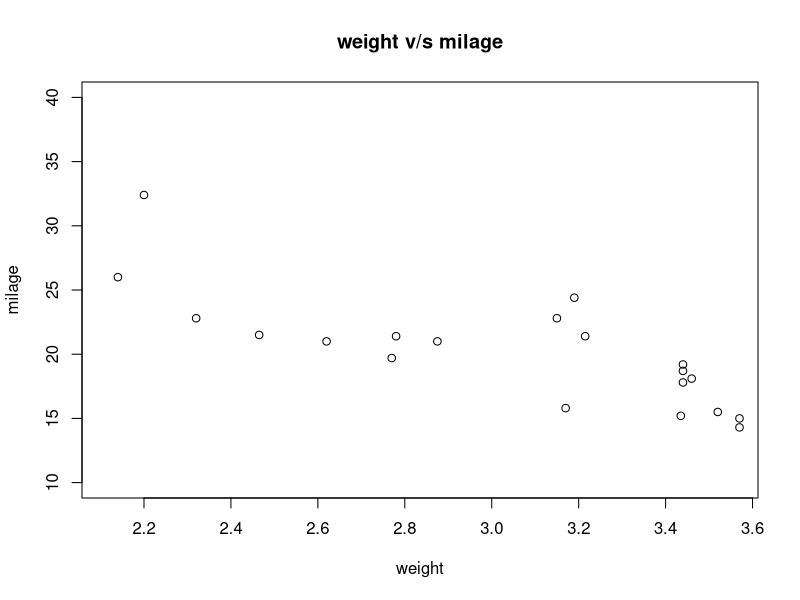
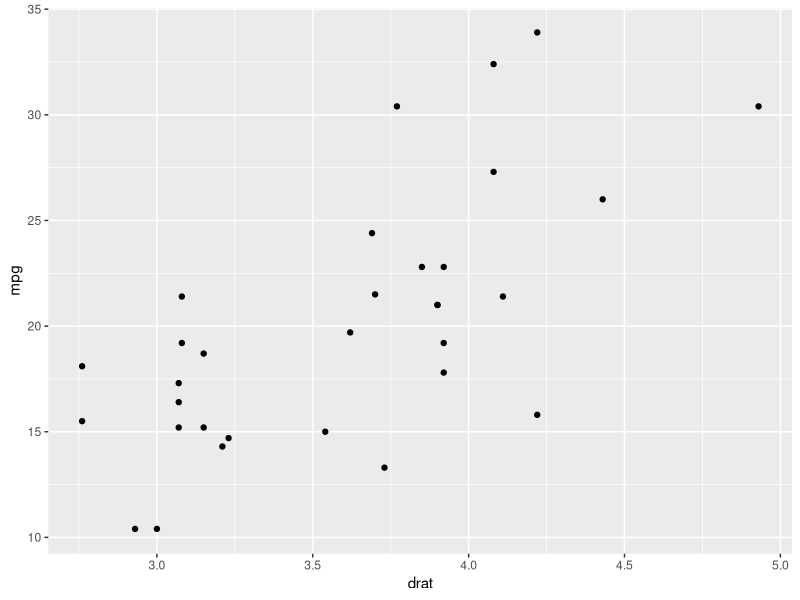
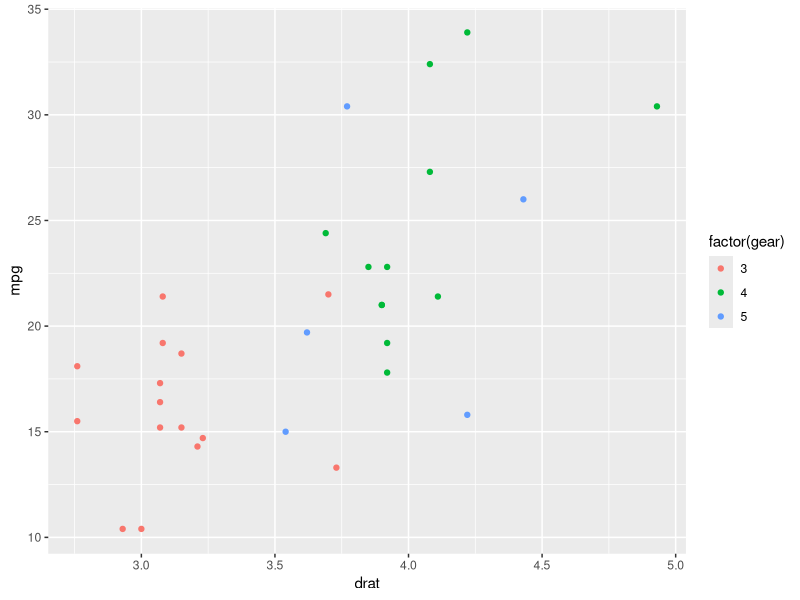

R code for these plots, in order:

# scatter plot(dotted points) ------------------------------------------------------------




# A scatter plot is a set of dotted points representing individual data pieces on the horizontal and vertical axis. 
# In a graph in which the values of two variables are plotted along the X-axis and Y-axis,
# the pattern of the resulting points reveals a correlation between them.

# R – Scatter plots
# We can create a scatter plot in R Programming Language using the plot() function and ggplot2 package function
# 
# Syntax: plot(x, y, main, xlab, ylab, xlim, ylim, axes)
# 
# Parameters: 
#   x: This parameter sets the horizontal coordinates.
# y: This parameter sets the vertical coordinates.
# xlab: This parameter is the label for horizontal axis.
# ylab: This parameter is the label for vertical axis.
# main: This parameter main is the title of the chart.
# xlim: This parameter is used for plotting values of x.
# ylim: This parameter is used for plotting values of y.
# axes: This parameter indicates whether both axes should be drawn on the plot.
# 

View(mtcars)
dim(mtcars)
names(mtcars)
# fetching two columns from mtcars
data <-  mtcars[c("wt","mpg")]
data
View(data)

# plotting the chart for cars with weight between 2.5 to 5 anf milage between 15 and 30

plot(x=data$wt,y=data$mpg,xlab = "weight",ylab = "milage",
     xlim = c(2.115,3.555),ylim = c(10,40),
     main = "weight v/s milage")

# scatterplot using ggplot2


# in R there is another way for creating scatterplot i.e. with the help of ggplot2 package.
# 
# the ggplot2 package provides ggplot() and geom_point() function for creating scatter plot.the ggplot() function 
# takes a series of the input item. the first parameter is an input vector and the second is the aes() function 
# in which we add the x-axis and y-axis.

#load ggplot2 package
library(ggplot2)
names(mtcars)
# plotting the chart using ggplot() and geom_point() function
ggplot(mtcars,aes(x=drat,y=mpg)) + geom_point()#The point geom is used to create scatterplots

#Aesthetic mappings describe how variables in the data are mapped to visual 
#properties (aesthetics) of geoms.

# the aes() function inside the geom_point() function contols the colur of the group
ggplot(mtcars,aes(x=drat,y=mpg))+geom_point(aes(color=factor(gear)))
names(mtcars)

































